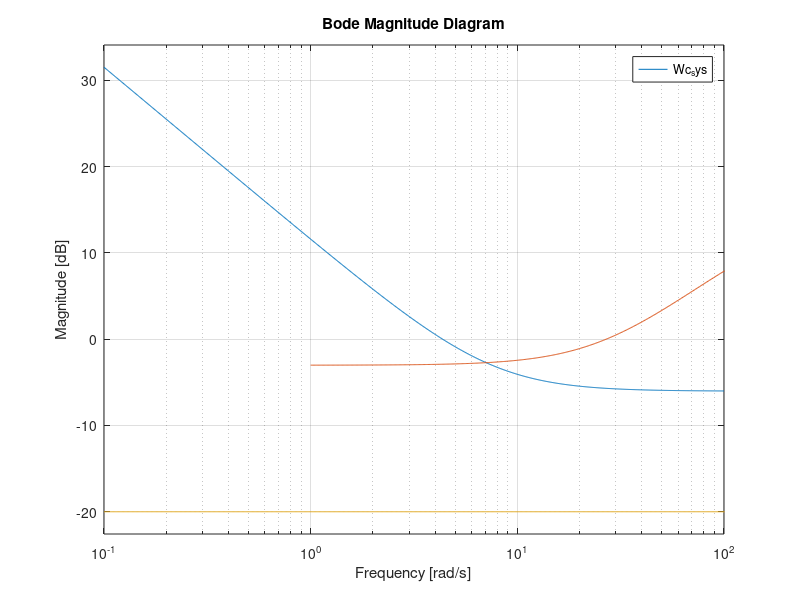

The MATLAB script that drew this image: (Note: this script raises an error after producing the figure.)
% ~~~~~~~~~~~~~~~~~~~~~~~~~~~~~~~~~~~~~~~~~~~~~~~~~~~~~~~~~~~~~~~~~~~~~~~~~
% Purpose:
%   This file sets up the pitch matrices 
%   and designs a Hinf SF Accel Cmd Tracking autopilot
%
% Created : 2/8/2017, Kevin A Wise
%
% Modified:
% 2/26/17 added plotting of RSLQR
% 2/4/2020 added noise to control and control rate plotting
% ~~~~~~~~~~~~~~~~~~~~~~~~~~~~~~~~~~~~~~~~~~~~~~~~~~~~~~~~~~~~~~~~~~~~~~~~
clc
clear all
close all
format short e

disp('****************************** Homework_4_HINF Program Start ****************');
plot_file_name = 'Homework_4_HINF_2020.ppt';
save_plots = 0; % Flag to bypass saving plots
w = logspace(-3,4,1000);
% t = linspace(0,2.5,1000);
dt = 0.002;
t = 0:dt:2;
dd=0.:.001:2*pi;
xx1=cos(dd)-1;yy1=sin(dd);
rtd = 180/pi;

g    = 32.174;

m2ft = 3.2808;    % meters to feet conversion
ft2m = 1/3.2808;  % feet to meters conversion

% Public release airframe parameters
%*************************************************************************
% Plant Model
%*************************************************************************
% State Names 
%  ----------- 
%  AZ fps2         
%  q rps           
%  Dele rad        
%  Dele dot rps    
 
%  Input Names
%  -----------
%  Dele cmd deg    
% Plant.Ap = [ -0.576007     -3255.07            4.88557       9.25796;
%           -0.0410072       -0.488642       -2.03681       0      ;
%                  0                0               0             1      ;
%                  0                0           -8882.64       -133.266  ];
% Plant.Bp = [      0  ;  0   ;     0   ;  8882.64];
% Plant.Cp = [1 0 0 0];
% Plant.Dp = 0.*Plant.Cp*Plant.Bp;
% pstatnam = {'Az fps2' 'q rps' 'dele rad' 'deledot rps'};
% poutnam  = {'Az fps2'};
% pinnam   = {'delecmd rad'};
% plant=ss(Plant.Ap,Plant.Bp,Plant.Cp,Plant.Dp,'statename',pstatnam,'inputname',pinnam,'outputname',poutnam);

%**************************************************************************
% Aircraft Model Data
%**************************************************************************
% Model (taken from example 5.2, the aircraft pitch axis plant data)
% Aero constants used in the aircraft model:
Za_V = -1.3046;
Ma   = 47.711; % Positve Ma = unstable aircraft
Zd_V = -.2142;
Md   = -104.83;
V    = 886.78; % (fps)
Za   = V*Za_V;
Zd   = V*Zd_V;
w_act = 2.*pi*11; % actuator natural frequency rps
z_act = 0.707;    % actuator damping

grav = 32.174; % (fps2)

%**************************************************************************
% Plant model for analysis with actuator 
%**************************************************************************
% States are AOA (rad),  pitch rate (rps), dele (rad), deledot (rps)
disp('Plant Model')
disp('xpdot = Ap*xp + Bp*u')
disp('    y = Cp*xp + Dp*u')
disp('   xp = AOA (rad), pitch rate q (rps), dele (rad), deledot (rps)')
disp('    u =  delec (rad)')
disp('    y =  Az (fps2), AOA (rad), pitch rate q (rps), dele (rad), deledot (rps)')

disp(' ')

Plant.Ap = [Za_V  1.      Zd_V          0.; 
      Ma    0.       Md           0.;
      0.    0.       0.           1.;
      0.    0. -w_act*w_act -2*z_act*w_act];

% Input is dele (rad)
Plant.Bp = [0.; 0.; 0.; w_act*w_act ];

% Outputs are Az (fps2), AOA (rad), pitch rate (rps), dele (rad), deledot (rps)
Plant.Cp = [  Za   0.  Zd  0. ];
Plant.Dp = 0.*Plant.Cp*Plant.Bp;

% ~~~~~~~~~~~~~~~~~~~~~~~~~~~~~~~~~~~~~~~~~~~~~~~~~~~~~~~~~~~~~~~~~
% ~~~~~~~~~~~~~~~~~~~~  Hinf Optimal Control  ~~~~~~~~~~~~~~~~~~~~~
% ~~~~~~~~~~~~~~~~~~~~~~~~~~~~~~~~~~~~~~~~~~~~~~~~~~~~~~~~~~~~~~~~~

%% Target Loop Gain Cross-Over Frequency
% This parameter set the target bandwidth

wlgcf = 1.2; %Hz
disp(' ')
disp(['Target lgcf = ' num2str(wlgcf) ' Hz'])
disp(' ')

%% Sensitivity Ws

Ws.Tau = 1/(2*pi*wlgcf);
Ws.K = 0.5/Ws.Tau;
%Ws.K = 0.8/Ws.Tau;
Ws.num = Ws.K * [Ws.Tau, 1];
Ws.den = [1, 0];
[Ws.A,Ws.B,Ws.C,Ws.D] = tf2ss(Ws.num,Ws.den);

Ws.sys = ss(Ws.A,Ws.B,Ws.C,Ws.D);
disp(' ')
disp('WS SS Model ')
disp('[ A B ]')
disp('[ C D ]')
WS = [ Ws.A Ws.B; ...
       Ws.C Ws.D ]

figure(1)
bodemag(Ws.sys)
grid on
hold on

%% Complementary Sensitivity Wt

Wt.TauN = 1/(3.5*2*pi*wlgcf);
Wt.TauD = 0.005;
Wt.K = 0.707;
Wt.num = Wt.K * [Wt.TauN, 1];
Wt.den = [Wt.TauD, 1];
[Wt.A,Wt.B,Wt.C,Wt.D] = tf2ss(Wt.num,Wt.den);

Wt.sys = ss(Wt.A,Wt.B,Wt.C,Wt.D);
disp(' ')
disp('WT SS Model ')
disp('[ A B ]')
disp('[ C D ]')
WT = [ Wt.A Wt.B; ...
       Wt.C Wt.D ]

bodemag(Wt.sys)
grid on
hold on

%% Control Activity

Wc = 0.1;
Cc = [0, 0, 0, 1];
Wc_sys = ss(0,0,0,Wc);
disp(' ')
disp('WT SS Model ')
disp('[ A B ]')
disp('[ C D ]')
WC = [ 0 0; ...
       0 Wc ]

bodemag(Wc_sys)
xlim([0.1,100])
if(save_plots == 1) saveppt2(plot_file_name); end   
hold off

%% Hinf State-Feedback Matrix Setup (with E,21 and D1,31 fixes)

HinfSF.A = [     Plant.Ap, zeros(4,1), zeros(4,1);...
            Ws.B*Plant.Cp,       Ws.A,          0;...
            Wt.B*Plant.Cp,          0,       Wt.A];

HinfSF.B = [     Plant.Bp;...
            Ws.B*Plant.Dp;...
            Wt.B*Plant.Dp];

HinfSF.E = [zeros(4,1);...
                 -Ws.B;...
                     0];

HinfSF.C = [ Ws.D*Plant.Cp, Ws.C,    0;...
             Wt.D*Plant.Cp,    0, Wt.C;...
            Wc*Cc*Plant.Ap,    0,    0];
            
HinfSF.D1 = [ Ws.D*Plant.Dp;...
              Wt.D*Plant.Dp;...
             Wc*Cc*Plant.Bp];

HinfSF.D2 = [-Ws.D;...
                 0;...
                 0];

HinfSF.B_hat = [HinfSF.B, HinfSF.E];

HinfSF.D_hat = [HinfSF.D1, HinfSF.D2];

HinfSF.Q = HinfSF.C'*HinfSF.C;
HinfSF.S = [HinfSF.C'*HinfSF.D1 HinfSF.C'*HinfSF.D2];

%% Gamma Search Algorithm

gamma_max = 20;
gamma_min = 1;
gamma = gamma_max;
to_test = 1;

while(abs(gamma_max - gamma_min)>1e-10)
    if to_test == 1
        gamma_max = gamma;
    else
        gamma_min = gamma;
    end
    gamma = (gamma_max + gamma_min)/2;   
    disp(['gamma_max = ',num2str(gamma_max,  '%12.10g'),'  gamma = ',num2str(gamma,  '%12.10g'),...
          '  gamma_min = ',num2str(gamma_min,  '%12.10g')])
    
    HinfSF.R = [HinfSF.D1'*HinfSF.D1 HinfSF.D1'*HinfSF.D2;...
                HinfSF.D2'*HinfSF.D1 HinfSF.D2'*HinfSF.D2 - gamma^2];
    
    [P,CL_eig,K] = care(HinfSF.A,HinfSF.B_hat,HinfSF.Q,HinfSF.R,HinfSF.S);
    
    pos_test = 1;
    ev = eig(P);
    for i = 1:6
        if ev(i) < 0
            pos_test = 0;
        end
    end

    HinfSF.Kxopt = -[1 0]*HinfSF.R^-1*(HinfSF.B_hat'*P + HinfSF.S');
    HinfSF.Aref = HinfSF.A + HinfSF.B*HinfSF.Kxopt;
    
    eig_test = 1;
    ev_cl = eig(HinfSF.Aref);
    for i = 1:6
        if ev_cl(i) >= 0
            eig_test = 0;
        end
    end
    to_test = pos_test*eig_test;    
end

disp(' ')
disp('1 ********************')

HinfSF.Kxref = HinfSF.Kxopt;
disp(['Gamma optimal = ',num2str(gamma,  '%12.10g')])
disp(['K optimal = [ ' num2str(HinfSF.Kxopt) ' ]'])
Niter = 0;

EE=HinfSF.A'*P+P*HinfSF.A - (P*HinfSF.B_hat+HinfSF.S)*inv(HinfSF.R)*(HinfSF.B_hat'*P+HinfSF.S')+HinfSF.Q;
disp(['Norm EE opt = ',num2str(norm(EE))]);

%%%%%%%%%%%%%%%%%%%%%%%%%%%%%
%%%%%%%%%%%%%%%%%%%%%%%%%%%%%
%%%%%%%%%%%%%%%%%%%%%%%%%%%%%
%
% Set gamm to a value slighly larger than the optimal to get smaller gains
gamma = 1.002
    HinfSF.R = [HinfSF.D1'*HinfSF.D1 HinfSF.D1'*HinfSF.D2;...
                HinfSF.D2'*HinfSF.D1 HinfSF.D2'*HinfSF.D2 - gamma^2];
    [P,CL_eig,K] = care(HinfSF.A,HinfSF.B_hat,HinfSF.Q,HinfSF.R,HinfSF.S);
    HinfSF.Kxref = -[1 0]*HinfSF.R^-1*(HinfSF.B_hat'*P + HinfSF.S');
    HinfSF.Aref = HinfSF.A + HinfSF.B*HinfSF.Kxref;

format short
disp(' ')
disp('Hinf Matrices')
disp('[ A B E]')
HH = [ HinfSF.A HinfSF.B HinfSF.E ]
disp('[ C D1 D2 ]')
HH = [ HinfSF.C HinfSF.D1 HinfSF.D2  ]
disp('[ B_hat ]')
HH = HinfSF.B_hat
disp('[ D_hat ]')
HH = HinfSF.D_hat
disp('[ Q ]')
HH = HinfSF.Q
disp('[ S ]')
HH = HinfSF.S
disp('[ R ]')
HH = HinfSF.R
format short e

disp(['Gamma = ',num2str(gamma, '%12.10g')])
disp(['K ref = ',num2str(HinfSF.Kxref)])
EE=HinfSF.A'*P+P*HinfSF.A - (P*HinfSF.B_hat+HinfSF.S)*inv(HinfSF.R)*(HinfSF.B_hat'*P+HinfSF.S')+HinfSF.Q;
disp(['Norm EE opt = ',num2str(norm(EE))]);
disp(' ')
disp('2 ********************')


%% Closed-Loop System
%*******************************************************
% General Form 
%*******************************************************  
%Close the loop to test the model
% Plant form  xdot = Apx + Bpu; 
%                      y = Cpx +Dpu

  Ap = Plant.Ap;
  Bp = Plant.Bp;
  Cp = [  Za   0.  Zd  0. ;
          eye(4)];
  Dp = 0*Cp*Bp;

disp(' ')
disp('Plant  Model ')
disp('[ Ap Bp ]')
disp('[ Cp Dp ]')
HH = [ Ap Bp; ...
       Cp Dp ]
  
  
  
% plant size
[nCp,nAp] = size(Cp);
[~,nBp]   = size(Bp);

% Controller xcdot = Acxc + Bc1y + Bc2r
%                      u = Ccxc + Dc1y + Dc2r

Ac = [ Ws.A       0.;
           0.    Wt.A]
Bc1 = [ Ws.B*[1 0 0 0 0]
      Wt.B*[1 0 0 0 0]]
Bc2 = [-Ws.B
             0.]
Cc   = [ HinfSF.Kxref(:,5:6) ]
Dc1 = [ 0. HinfSF.Kxref(:,1:4)]
Dc2 = [ 0. ]
  
disp(' ')
disp('Controller  Model ')
disp('[ Ac Bc1 Bc2 ]')
HH = [ Ac Bc1 Bc2] 
disp('[ Cc Dc1 Dc2 ]')
HH = [Cc Dc1 Dc2]

  
    
%   w=logspace(-1,4,500);
  rtd=180/pi;

  
% Form the closed loop system
     Z = inv(eye(size(Dc1*Dp))-Dc1*Dp);
     Acl = [     (Ap+Bp*Z*Dc1*Cp)              (Bp*Z*Cc);
         (Bc1*(Cp+Dp*Z*Dc1*Cp))  (Ac+Bc1*Dp*Z*Cc)];
     Bcl = [       Bp*Z*Dc2;
         (Bc2+Bc1*Dp*Z*Dc2)];
     Ccl = [(Cp+Dp*Z*Dc1*Cp) (Dp*Z*Cc)];
     Dcl =(Dp*Z*Dc2);
     sys_cl = ss(Acl,Bcl,Ccl,Dcl);

     y = step(sys_cl,t);
     az = y(:,1); %  acceleration (fps2)
     aze = abs(ones(size(az))-az);  % error for az
     taur = 0.; taus= 0.; % rise time and settling time
     fv = aze(numel(aze)); % final value of the error
     e_n = aze - fv*ones(size(aze)) - 0.36*ones(size(aze));
     e_n1 = abs(e_n) + e_n;
     taur = crosst(e_n1,t); % rise time 
     e_n = aze - fv*ones(size(aze)) - 0.05*ones(size(aze));
     e_n1 = abs(e_n) + e_n;
     taus = crosst(e_n1,t); % settling time

disp('Closed Loop Eigenvalues')
damp(Acl)
[V,D] = eig(Acl);
disp('Closed Loop Eigenvectors')
V
disp('Closed Loop Eigenvalues')
diag(D)


% SS model of loop gain at the plant input Lu
     A_Lu = [ Ap 0.*Bp*Cc;  Bc1*Cp Ac];
     B_Lu = [ Bp; Bc1*Dp];
     C_Lu = -[ Dc1*Cp Cc];%change sign for loop gain
     D_Lu = -[ Dc1*Dp];
     sys_Lu = ss(A_Lu,B_Lu,C_Lu,D_Lu);
%SS model of loop gain Ly at the plant output
     Aout = [ Ap Bp*Cc;  0.*Bc1*Cp Ac];
     Bout = [ Bp*Dc1; Bc1];
     Cout = -[ Cp Dp*Cc];%change sign for loop gain
     Dout = -[ Dp*Dc1];
     sys_Ly = ss(Aout,Bout,Cout,Dout);
% Analysis at plant inut
     magdb = 20*log10(abs(squeeze(freqresp(sys_Lu,w))));
     wc = crosst(magdb,w); % LGCF, assumes Lu is a scalar
     sr = sigma(sys_Lu,w,3);
     sru_min = min(abs(sr));
     rd = sigma(sys_Lu,w,2);
     rdu_min = min(abs(rd));
     Lu = squeeze(freqresp(sys_Lu,w));
% Analysis at plant output
     T  = freqresp(sys_cl,w); % Complementary Sensitivity
     S = 1 - T; % Sensitivity
     T_Az = 20*log10(abs(squeeze(T(1,1,:))));
     S_Az = 20*log10(abs(squeeze(S(1,1,:))));
     Tmax = max(T_Az); % Inf Norm of T in dB
     Smax = max(S_Az); % Inf Norm of S in dB
     Ws_magdb = 20*log10(abs(squeeze(1/freqresp(Ws.sys,w)))) ;
     Wt_magdb = 20*log10(abs(squeeze(1/freqresp(Wt.sys,w)))) ;
     
%**************************************************************************
% This next set of code computes SISO margins at output with 
     for i=1:numel(w),
         s = sqrt(-1)*w(i);
         Lout = Cout*inv(s*eye(size(Aout))-Aout)*Bout+Dout;
         % This loops computes SISO freq response at plant output one loop open,
         % rest closed
         for jj = 1:nCp,
             Fyjj = eye(nCp);
             Fyjj(jj,jj) = 0.;
             Tyjj = inv(eye(nCp) + Lout*Fyjj)*Lout;
             Tyj(jj,i) = Tyjj(jj,jj);
         end
     end
     for jj=1:nCp,
         v_min(jj) = min(min(abs(1.+Tyj(jj,:))));
     end

%
figure
margin(sys_Lu);grid
if(save_plots == 1) saveppt2(plot_file_name); end
%[Gm,Pm,Wcg,Wcp] = margin(SYS) 
[Gm,Pm,Wcg,Wcp] = margin(sys_Lu);


 disp(' ')
disp('Homework 4 Hinf SF')
    %Compute singluar value margins
     neg_gm =  min([ (1/(1+rdu_min)) (1-sru_min)]); % in dB
     pos_gm =  max([ (1/(1-rdu_min)) (1+sru_min)]); % in dB
     neg_gmdB = 20*log10( neg_gm ); % in dB
     pos_gmdB = 20*log10( pos_gm ); % in dB
     pm = 180*(max([2*asin(rdu_min/2) 2*asin(sru_min/2)]))/pi;% in deg

     disp('Singular value margins')
     disp(['Min Singular value I+Lu =    ' num2str(rdu_min)])
     disp(['Min Singular value I+invLu = ' num2str(sru_min)])
     disp(['Singular value gain margins = [' ...
           num2str(neg_gmdB) ' dB,' num2str(pos_gmdB) ' dB ]' ])
     disp(['Singular value phase margins = [ +/-' ...
           num2str(pm)  ' deg ]' ])
       
       
     y = step(sys_cl,t);
     az = y(:,1); %  acceleration (fps2)
     aze = abs(ones(size(az))-az);  % error for az
     taur = 0.; taus= 0.; % rise time and settling time
     fv = aze(numel(aze)); % final value of the error
     e_n = aze - fv*ones(size(aze)) - 0.36*ones(size(aze));
     e_n1 = abs(e_n) + e_n;
     taur = crosst(e_n1,t); % rise time 
     e_n = aze - fv*ones(size(aze)) - 0.05*ones(size(aze));
     e_n1 = abs(e_n) + e_n;
     taus = crosst(e_n1,t); % settling time
     azmin = abs(min(az))*100; % undershoot
     azmax = (abs(max(az))-1)*100; % overshoot
     dmax = max(abs(y(:,3)))*rtd*grav; % compute in per g commanded
     ddmax = max(abs(y(:,4)))*rtd*grav;
     metric=[gamma rdu_min sru_min wc taur taus azmin azmax dmax ddmax Tmax Smax v_min Wcp];
     
      % Compute the noise-to-control TF
 Bv = [       Bp*Z*Dc1;
     (Bc1+Bc1*Dp*Z*Dc1)];
 Cv  = [ Z*Dc1*Cp Z*Cc];
 Cvv = [ Cv ; Cv*Acl ];
 Dv = Z*Dc1;
 Dvv = [ Dv; Cv*Bv];
 sys_noise = ss(Acl,Bv,Cvv,Dvv);
 v_2_u  = freqresp(sys_noise,w); % Noise to control freq response
 dele_Az    = 20*log10(abs(squeeze(v_2_u(1,1,:))));
 dele_q     = 20*log10(abs(squeeze(v_2_u(1,3,:))));
 deledot_Az = 20*log10(abs(squeeze(v_2_u(2,1,:))));
 deledot_q  = 20*log10(abs(squeeze(v_2_u(2,3,:))));

% Load Hmk4 HINF data
load('HINF.mat')
 HINF.w = w;
 HINF.t = t;
 HINF.y      = y;
 HINF.Lu     = Lu;
 HINF.rd     = rd;
 HINF.sr     = sr;
 HINF.S      = S;
 HINF.T      = T;
 HINF.T_Az   = T_Az;
 HINF.S_Az   = S_Az;
 HINF.dele_Az  = dele_Az;
 HINF.dele_q   = dele_q;
 HINF.deledot_Az  = deledot_Az;
 HINF.deledot_q   = deledot_q;
 HINF.metric = metric;
 HINF.Wt_magdb = Wt_magdb;
 HINF.Ws_magdb = Ws_magdb;
  
% Load Hmk3 3 data
load('Hmk3_RSLQR.mat')
Hmk3_RSLQR.w = w;
Hmk3_RSLQR.t = t;
Hmk3_RSLQR.y = y;
Hmk3_RSLQR.Lu = Lu;
Hmk3_RSLQR.metric = metric;
Hmk3_RSLQR.ip = ip;
Hmk3_RSLQR.T = T_st(Hmk3_RSLQR.ip,:);
Hmk3_RSLQR.S = S_st(Hmk3_RSLQR.ip,:);
Hmk3_RSLQR.sr = sr;
Hmk3_RSLQR.rd = rd;
Hmk3_RSLQR.dele_Az = dele_Az;
Hmk3_RSLQR.dele_q = dele_q;
Hmk3_RSLQR.deledot_Az = deledot_Az;
Hmk3_RSLQR.deledot_q = deledot_q;

% Load Hmk5 RSLQR data
load('Hmk5_RSLQR.mat')
Hmk5_RSLQR.w = w;
Hmk5_RSLQR.t = t;
Hmk5_RSLQR.y = y;
Hmk5_RSLQR.Lu = Lu;
Hmk5_RSLQR.metric = metric;
Hmk5_RSLQR.ip = ip;
Hmk5_RSLQR.T = T_st(Hmk5_RSLQR.ip,:);
Hmk5_RSLQR.S = S_st(Hmk5_RSLQR.ip,:);
Hmk5_RSLQR.sr = sr;
Hmk5_RSLQR.rd = rd;
Hmk5_RSLQR.dele_Az = dele_Az;
Hmk5_RSLQR.dele_q = dele_q;
Hmk5_RSLQR.deledot_Az = deledot_Az;
Hmk5_RSLQR.deledot_q = deledot_q;  


% Load Hmk5 SPC data
load('Hmk5_SPC.mat')

Hmk5_SPC.w = w;
Hmk5_SPC.t = t;
Hmk5_SPC.y = y;
Hmk5_SPC.Lu = Lu;
Hmk5_SPC.metric = metric;
Hmk5_SPC.ip = ip;
Hmk5_SPC.T = T_st(Hmk5_SPC.ip,:);
Hmk5_SPC.S = S_st(Hmk5_SPC.ip,:);
Hmk5_SPC.sr = sr;
Hmk5_SPC.rd = rd;
Hmk5_SPC.dele_Az = dele_Az;
Hmk5_SPC.dele_q = dele_q;
Hmk5_SPC.deledot_Az = deledot_Az;
Hmk5_SPC.deledot_q = deledot_q;
Hmk5_SPC.y = y_spc;
% Scale the linear response by 32.174 for "one gee"
% Plot the time histories
figure('Name','Acceleration Time History')
plot(HINF.t,HINF.y(:,1),'b',Hmk3_RSLQR.t, Hmk3_RSLQR.y(:,1),Hmk5_RSLQR.t, Hmk5_RSLQR.y(:,1), Hmk5_SPC.t, Hmk5_SPC.y(:,1),'k','LineWidth',2);grid
legend(['Hinf 63% Tr = ' num2str(HINF.metric(5)) ' 95% Ts = ' num2str(HINF.metric(6))],...
       ['Hmk3 63% Tr = ' num2str(Hmk3_RSLQR.metric(5)) ' 95% Ts = ' num2str(Hmk3_RSLQR.metric(6))],...
       ['Hmk5 63% Tr = ' num2str(Hmk5_RSLQR.metric(5)) ' 95% Ts = ' num2str(Hmk5_RSLQR.metric(6))],...
       ['SPC 63% Tr = ' num2str(Hmk5_SPC.metric(5)) ' 95% Ts = ' num2str(Hmk5_SPC.metric(6))],'Location','Best');
xlabel('Time (sec)');
ylabel('Az (fps2)');
if(save_plots == 1) saveppt2(plot_file_name); end

figure('Name','Pitch Rate Time History')
plot(HINF.t,HINF.y(:,3)*rtd,'b',Hmk3_RSLQR.t, Hmk3_RSLQR.y(:,3)*rtd,Hmk5_RSLQR.t, Hmk5_RSLQR.y(:,3)*rtd, 'k','LineWidth',2);grid
legend('Hinf SF ', ...
       'Hmk3 RSLQR ',...
       'Hmk5 RSLQR',...
       'Location','Best');
xlabel('Time (sec)');
ylabel('Pitch Rate (dps)');
if(save_plots == 1) saveppt2(plot_file_name); end

figure('Name','Elevon Time History')
plot(t,HINF.y(:,4)*rtd,'b',Hmk3_RSLQR.t, Hmk3_RSLQR.y(:,4)*rtd,Hmk5_RSLQR.t, Hmk5_RSLQR.y(:,4)*rtd,'k','LineWidth',2);grid
legend('Hinf SF ', ...
       'Hmk3 RSLQR ',...
       'Hmk5 RSLQR',...
       'Location','Best');
xlabel('Time (sec)');
ylabel('Elevon (deg)');
if(save_plots == 1) saveppt2(plot_file_name); end

figure('Name','Elevon Rate Time History')
plot(t,HINF.y(:,5)*rtd,'b',Hmk3_RSLQR.t, Hmk3_RSLQR.y(:,5)*rtd,Hmk5_RSLQR.t, Hmk5_RSLQR.y(:,5)*rtd,'k','LineWidth',2);grid
legend('Hinf SF ', ...
       'Hmk3 RSLQR ',...
       'Hmk5 RSLQR',...
       'Location','Best');
xlabel('Time (sec)');
ylabel('Elevon Rate(dps)');
if(save_plots == 1) saveppt2(plot_file_name); end



ngm = -1/neg_gm;
pgm = -1/pos_gm;
figure('Name','Nyquist Plot'),
plot(xx1,yy1,'k:',real(squeeze(HINF.Lu)),imag(squeeze(HINF.Lu)),...'k',...
    [ngm -1.],[0. 0.],'r',[-1 pgm],[0. 0.],'c','LineWidth',2);grid
axis([-3 3 -3 3]);
xlabel('Re(Lu)')
ylabel('Im(Lu)')
legend('Unit Circle at -1,j0','Lu','Neg SV Margin','Pos SV Margin');
if(save_plots == 1) saveppt2(plot_file_name); end

figure('Name','Nyquist Plot at Plant Input'),
plot(xx1,yy1,'r',real(squeeze(HINF.Lu)),imag(squeeze(HINF.Lu)),'b',...
real(squeeze(Hmk3_RSLQR.Lu)),imag(squeeze(Hmk3_RSLQR.Lu)),...
real(squeeze(Hmk5_RSLQR.Lu)),imag(squeeze(Hmk5_RSLQR.Lu)),...
real(squeeze(Hmk5_SPC.Lu)),imag(squeeze(Hmk5_SPC.Lu)),...
'k','LineWidth',2);grid
axis([-2 2 -2 2]);
legend('Unit Circle','Hinf-SF','Hmk3 RSLQR','Hmk5 RSLQR','Hmk5 SPC','Location','Best');
xlabel('Re(L)')
ylabel('Im(L)')
title('Nyquist Plot at Plant Input')
if(save_plots == 1) saveppt2(plot_file_name); end

figure('Name','Bode Magnitude at Plant Input'),
semilogx(HINF.w,20*log10(abs(squeeze(HINF.Lu))),'b',...
    Hmk3_RSLQR.w,20*log10(abs(squeeze(Hmk3_RSLQR.Lu))),...
    Hmk5_RSLQR.w,20*log10(abs(squeeze(Hmk5_RSLQR.Lu))),...
    Hmk5_SPC.w,20*log10(abs(squeeze(Hmk5_SPC.Lu))),...
    'k','LineWidth',2);grid
legend([ 'Hinf-SF LGCF = '     num2str(HINF.metric(4)) ],...
       [ 'Hmk3 RSLQR LGCF = '  num2str(Hmk3_RSLQR.metric(4)) ],...
       [ 'Hmk5 RSLQR LGCF = '  num2str(Hmk5_RSLQR.metric(4)) ],...
       [ 'Hmk5 SPC LGCF = '  num2str(Hmk5_SPC.metric(4)) ],...
       'Location','Best');
xlabel('Frequency (rps)')
ylabel('Mag')
title('Bode at Input')
if(save_plots == 1) saveppt2(plot_file_name); end

figure('Name','Return Difference at Plant Input'),
semilogx(HINF.w,20*log10(abs(HINF.rd)),'b',Hmk3_RSLQR.w,20*log10(abs(Hmk3_RSLQR.rd)),...
    Hmk5_RSLQR.w,20*log10(abs(Hmk5_RSLQR.rd)),Hmk5_SPC.w,20*log10(abs(Hmk5_SPC.rd)),'k','LineWidth',2);grid
legend([' Hinf min(I+Lu) = ' num2str(HINF.metric(2))],...
       ['Hmk3 RSLQR I+Lu min = ' num2str(Hmk3_RSLQR.metric(2)) ],...
       ['Hmk5 RSLQR I+Lu min = ' num2str(Hmk5_RSLQR.metric(2)) ],...
       ['Hmk5 SPC I+Lu min = ' num2str(Hmk5_SPC.metric(2)) ],...
       'Location','Best');
xlabel('Frequency (rps)')
ylabel('Mag dB')
title('Return Difference at Plant Input')
if(save_plots == 1) saveppt2(plot_file_name); end

figure('Name','Stability Robustness at Plant Input'),
semilogx(HINF.w,20*log10(abs(HINF.sr)),'b',Hmk3_RSLQR.w,20*log10(abs(Hmk3_RSLQR.sr)),...
        Hmk5_RSLQR.w,20*log10(abs(Hmk5_RSLQR.sr)),Hmk5_SPC.w,20*log10(abs(Hmk5_SPC.sr)),'k', 'LineWidth',2);grid
legend([' Hinf min(I+Lu) = ' num2str(HINF.metric(3))],...
       ['Hmk3 RSLQR I+Lu min = ' num2str(Hmk3_RSLQR.metric(3)) ],...
       ['Hmk5 RSLQR I+Lu min = ' num2str(Hmk5_RSLQR.metric(3)) ],...
       ['Hmk5 SPC I+Lu min = ' num2str(Hmk5_SPC.metric(3)) ],...
       'Location','Best');
xlabel('Frequency (rps)')
ylabel('Mag dB')
title('Stability Robustness at Plant Input')
if(save_plots == 1) saveppt2(plot_file_name); end

figure('Name','Comp Sens T');
semilogx(HINF.w,HINF.T_Az,'b',HINF.w,Wt_magdb,'g',Hmk3_RSLQR.w,Hmk3_RSLQR.T',...
    Hmk5_RSLQR.w,Hmk5_RSLQR.T',Hmk5_SPC.w,Hmk5_SPC.T','k', 'LineWidth',2);grid
legend(['||T||inf = ' num2str(HINF.metric(11)) ' (dB)'],...
        'invWt',...
        ['Hmk3 RSLQR Tmax = ' num2str(Hmk3_RSLQR.metric(11)) ],...
        ['Hmk5 RSLQR Tmax = ' num2str(Hmk5_RSLQR.metric(11)) ],...
        ['Hmk5 SPC Tmax = ' num2str(Hmk5_SPC.metric(11)) ],...
        'Location','Best');
title('Comp Sens T');
xlabel('Freq (rps)');ylabel('Mag (dB)');
if(save_plots == 1) saveppt2(plot_file_name); end  

figure('Name','Sens S');
semilogx(HINF.w,HINF.S_Az,'b',HINF.w,HINF.Ws_magdb,'g',Hmk3_RSLQR.w,Hmk3_RSLQR.S,...
    Hmk5_RSLQR.w,Hmk5_RSLQR.S,Hmk5_SPC.w,Hmk5_SPC.S,'k', 'LineWidth',2);grid
legend(['||S||inf = ' num2str(HINF.metric(12)) ' (dB)'],...
        'invWs',...
        ['Hmk3 RSLQR Smax = ' num2str(Hmk3_RSLQR.metric(12)) ],...
        ['Hmk5 RSLQR Smax = ' num2str(Hmk5_RSLQR.metric(12)) ],...
        ['Hmk5 SPC Smax = ' num2str(Hmk5_SPC.metric(12)) ],...
        'Location','Best');
title('Sens S');
xlabel('Freq (rps)');ylabel('Mag (dB)');
if(save_plots == 1) saveppt2(plot_file_name); end   

% Compute SV Margins for Each Controller
rdu_min = Hmk3_RSLQR.metric(2);
sru_min = Hmk3_RSLQR.metric(3);
disp(' ')
disp('Homework 3 RSLQR')
     %Compute singluar value margins
     neg_gm =  min([ (1/(1+rdu_min)) (1-sru_min)]); % in dB
     pos_gm =  max([ (1/(1-rdu_min)) (1+sru_min)]); % in dB
     neg_gmdB = 20*log10( neg_gm ); % in dB
     pos_gmdB = 20*log10( pos_gm ); % in dB
     pm = 180*(max([2*asin(rdu_min/2) 2*asin(sru_min/2)]))/pi;% in deg
     disp('Singular value margins')
     disp(['Min Singular value I+Lu =    ' num2str(rdu_min)])
     disp(['Min Singular value I+invLu = ' num2str(sru_min)])
     disp(['Singular value gain margins = [' ...
         num2str(neg_gmdB) ' dB,' num2str(pos_gmdB) ' dB ]' ])
     disp(['Singular value phase margins = [ +/-' ...
         num2str(pm)  ' deg ]' ])


figure('Name','Noise-2-Control');
semilogx(w,dele_Az,'k',w,dele_q,'b',...
         w,Hmk3_RSLQR.dele_Az,'k--',w,Hmk3_RSLQR.dele_q,'b--',...
         'LineWidth',2);
legend('Az Hinf','q Hinf',...
       'Az RSlqr','q RSlqr',...
       'Location','Best');
title(['Noise to Control ']);
xlabel('Freq (rps)');ylabel('Mag (dB)');
grid;
if(save_plots == 1) saveppt2(plot_file_name); end   

figure('Name','Noise-2-Control Rate');
semilogx(w,deledot_Az,'k',w,deledot_q,'b',...
         w,Hmk3_RSLQR.deledot_Az,'k--',w,Hmk3_RSLQR.deledot_q,'b--',...
         'LineWidth',2);
legend('Az Hinf','q Hinf',...
       'Az RSlqr','q RSlqr',...
       'Location','Best');
title(['Noise to Control Rate']);
xlabel('Freq (rps)');ylabel('Mag (dB)');
grid;
if(save_plots == 1) saveppt2(plot_file_name); end   



return     


